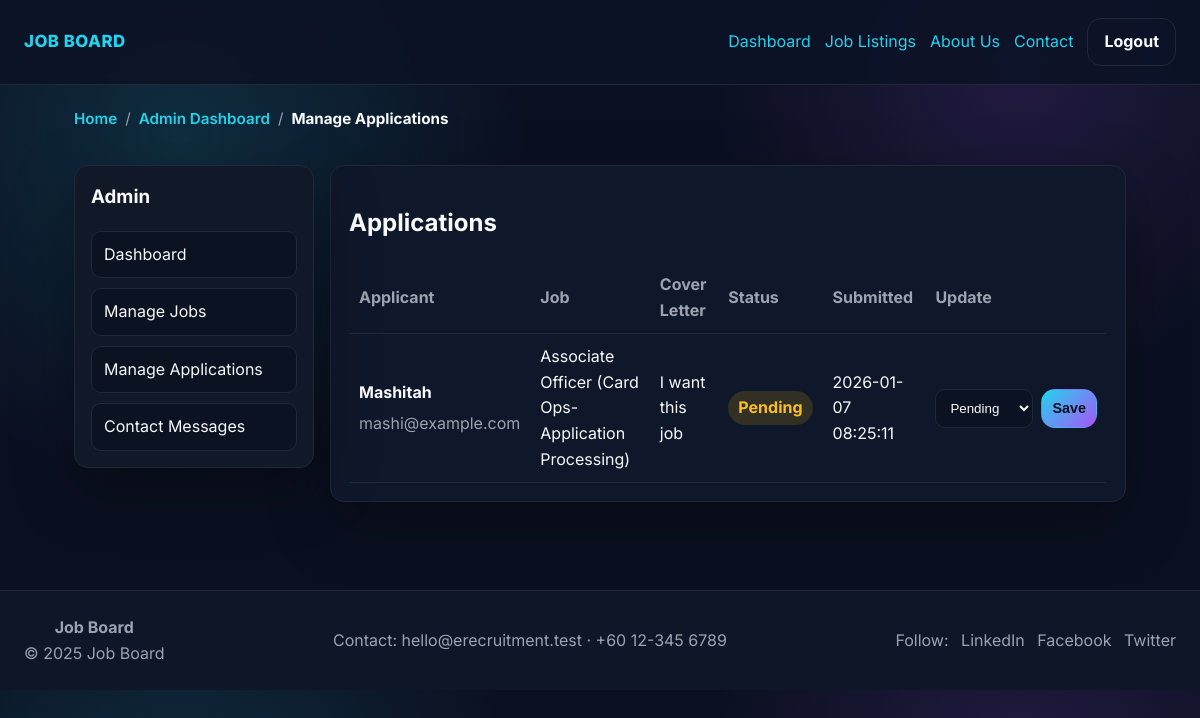
Before: /admin/applications.php (signed in) with the older database file.
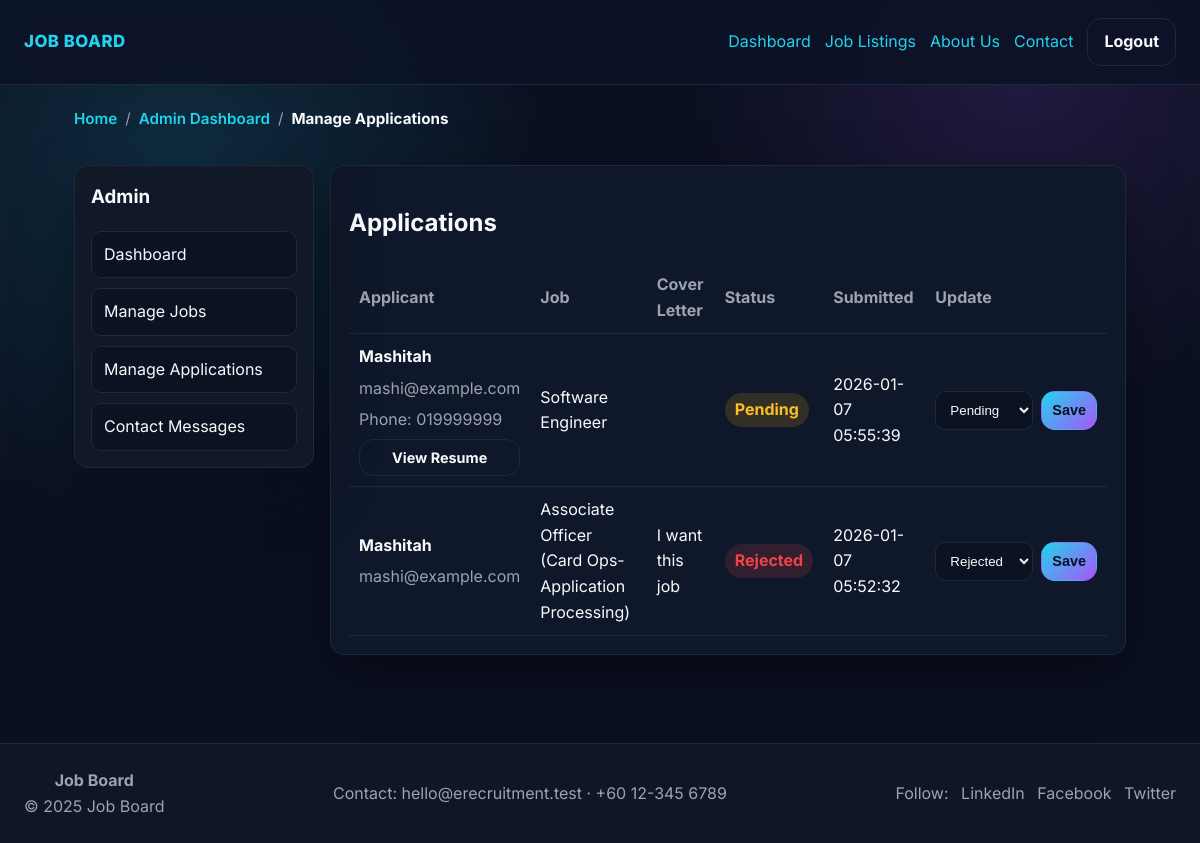
After: the same page with the newer database file.
### tables this page shows
CREATE TABLE `applications` (
  `id` int(11) NOT NULL,
  `user_id` int(11) NOT NULL,
  `job_id` int(11) NOT NULL,
  `cover_letter` text NOT NULL,
  `status` enum('Pending','Accepted','Rejected') NOT NULL DEFAULT 'Pending',
  `created_at` timestamp NOT NULL DEFAULT current_timestamp(),
  `full_name` varchar(255) DEFAULT NULL,
  `email` varchar(120) DEFAULT NULL,
  `phone_number` varchar(50) DEFAULT NULL,
  `resume` varchar(255) DEFAULT NULL,
  `applied_at` timestamp NOT NULL DEFAULT current_timestamp()
);

CREATE TABLE `users` (
  `id` int(11) NOT NULL,
  `name` varchar(100) NOT NULL,
  `email` varchar(120) NOT NULL,
  `password_hash` varchar(255) NOT NULL,
  `role` enum('admin','user') NOT NULL DEFAULT 'user',
  `created_at` timestamp NOT NULL DEFAULT current_timestamp()
);

CREATE TABLE `jobs` (
  `id` int(11) NOT NULL,
  `title` varchar(150) NOT NULL,
  `description` text NOT NULL,
  `salary` varchar(120) DEFAULT NULL,
  `location` varchar(120) DEFAULT NULL,
  `closing_date` date DEFAULT NULL,
  `created_by` int(11) DEFAULT NULL,
  `created_at` timestamp NOT NULL DEFAULT current_timestamp(),
  `requirements` text DEFAULT NULL,
  `benefits` text DEFAULT NULL,
  `company` varchar(150) DEFAULT 'Company'
);

### includes/auth.php (called while the page is built, shortened)
<?php
function h($string)
{
    return htmlspecialchars((string)$string, ENT_QUOTES, 'UTF-8');
}
function base_path()
{
    static $base;
    if ($base !== null) {
        return $base;
    }
    $scriptDir = str_replace('\\', '/', dirname($_SERVER['SCRIPT_NAME'] ?? ''));
    $base = rtrim(preg_replace('#/(admin|user)(/.*)?$#', '', $scriptDir), '/');
    if ($base === '' && !empty($_SERVER['DOCUMENT_ROOT'])) {
        $docRoot = str_replace('\\', '/', realpath($_SERVER['DOCUMENT_ROOT']));
        $appRoot = str_replace('\\', '/', realpath(__DIR__ . '/..'));
        if ($docRoot && $appRoot && strpos($appRoot, $docRoot) === 0) {
            $derived = substr($appRoot, strlen($docRoot));
            $base = rtrim($derived, '/');
        }
    }
    return $base;
}
function url_for($path)
{
    $root = base_path();
    $trimmed = '/' . ltrim($path, '/');
    return ($root === '') ? $trimmed : $root . $trimmed;
}
function current_path()
{
    $uri = parse_url($_SERVER['REQUEST_URI'] ?? '', PHP_URL_PATH);
    $base = base_path();
    $uri = ltrim($uri, '/');
    return $uri;
}
function breadcrumb_trail($currentLabel = null)
{
    $path = current_path();
    $trail = [
        ['label' => 'Home', 'url' => url_for('index.php')],
    ];
    $admin = str_starts_with($path, 'admin/');
    $user = str_starts_with($path, 'user/');
    if ($admin) {
        $trail[] = ['label' => 'Admin Dashboard', 'url' => url_for('admin/index.php')];
        if ($path === 'admin/jobs.php') {
            $trail[] = ['label' => 'Manage Jobs'];
        } elseif ($path === 'admin/applications.php') {
            $trail[] = ['label' => 'Manage Applications'];
        } elseif ($path === 'admin/messages.php') {
            $trail[] = ['label' => 'Contact Messages'];
        } elseif ($path === 'admin/profile.php') {
            $trail[] = ['label' => 'Admin Profile'];
        }
    }
    $deduped = [];
    foreach ($trail as $crumb) {
        $deduped[] = $crumb;
    }
    return $deduped;
}
function current_user()
{
    if (!empty($_SESSION['user'])) {
        return $_SESSION['user'];
    }
    return null;
}

### admin/applications.php (the view, shortened to what this page needs)
<?php
require_once __DIR__ . '/../includes/auth.php';
$stmt = $pdo->query('
    SELECT a.*, u.name AS user_name, u.email AS user_email, j.title, COALESCE(a.applied_at, a.created_at) AS applied_at
    FROM applications a
    JOIN users u ON a.user_id = u.id
    JOIN jobs j ON a.job_id = j.id
    ORDER BY applied_at DESC
');
$applications = $stmt->fetchAll();
?>
<?php include __DIR__ . '/../includes/header.php'; ?>
<div class="layout-shell">
    <aside class="sidebar">
        <h3>Admin</h3>
        <nav>
            <a href="<?php echo h(url_for('admin/index.php')); ?>">Dashboard</a>
            <a href="<?php echo h(url_for('admin/jobs.php')); ?>">Manage Jobs</a>
            <a href="<?php echo h(url_for('admin/applications.php')); ?>">Manage Applications</a>
            <a href="<?php echo h(url_for('admin/messages.php')); ?>">Contact Messages</a>
        </nav>
    </aside>
    <section class="main-panel">
        <h1>Applications</h1>
        <?php if (!$applications): ?>
            <p class="muted">No applications yet.</p>
        <?php else: ?>
            <table>
                <thead>
                <tr>
                    <th>Applicant</th>
                    <th>Job</th>
                    <th>Cover Letter</th>
                    <th>Status</th>
                    <th>Submitted</th>
                    <th>Update</th>
                </tr>
                </thead>
                <tbody>
                <?php foreach ($applications as $app): ?>
                    <tr>
                    <td data-label="Applicant">
                        <div class="stacked">
                            <strong><?php echo h($app['full_name'] ?: $app['user_name']); ?></strong>
                            <span class="muted"><?php echo h($app['email'] ?: $app['user_email']); ?></span>
                            <?php if (!empty($app['phone_number'])): ?>
                                <span class="muted">Phone: <?php echo h($app['phone_number']); ?></span>
                            <?php endif; ?>
                            <?php if (!empty($app['resume'])): ?>
                                <a href="<?php echo h(url_for($app['resume'])); ?>" target="_blank" rel="noopener" class="button small secondary">View Resume</a>
                            <?php endif; ?>
                        </div>
                    </td>
                    <td data-label="Job"><?php echo h($app['title']); ?></td>
                    <td data-label="Cover Letter"><?php echo nl2br(h($app['cover_letter'])); ?></td>
                    <td data-label="Status">
                        <span class="status <?php echo strtolower(h($app['status'])); ?>"><?php echo h($app['status']); ?></span>
                    </td>
                    <td data-label="Submitted"><?php echo h($app['applied_at']); ?></td>
                        <td data-label="Update">
                            <form class="inline-form" method="post">
                                <select name="status">
                                    <?php foreach (['Pending', 'Accepted', 'Rejected'] as $option): ?>
                                        <option value="<?php echo h($option); ?>" <?php if ($app['status'] === $option) echo 'selected'; ?>>
                                            <?php echo h($option); ?>
                                        </option>
                                    <?php endforeach; ?>
                                </select>
                                <button class="button small" type="submit">Save</button>
                            </form>
                        </td>
                    </tr>
                <?php endforeach; ?>
                </tbody>
            </table>
        <?php endif; ?>
    </section>
</div>
<?php include __DIR__ . '/../includes/footer.php'; ?>

### includes/header.php (shortened to what this page needs)
<?php
require_once __DIR__ . '/auth.php';
$user = current_user();
?>
<!doctype html>
<html lang="en">
<head>
    <link rel="stylesheet" href="<?php echo h(url_for('assets/styles.css?v=2')); ?>">
</head>
<body>
<header class="site-header">
    <div class="logo">Job Board</div>
    <nav class="nav-links">
        <?php if ($user && $user['role'] === 'user'): ?>
            <a href="<?php echo h(url_for('user/dashboard.php')); ?>">Dashboard</a>
            <a href="<?php echo h(url_for('listings.php')); ?>">Job Listings</a>
            <a href="<?php echo h(url_for('about.php')); ?>">About Us</a>
            <a href="<?php echo h(url_for('contact.php')); ?>">Contact</a>
            <a href="<?php echo h(url_for('logout.php')); ?>" class="button secondary">Logout</a>
        <?php elseif ($user && $user['role'] === 'admin'): ?>
            <a href="<?php echo h(url_for('admin/index.php')); ?>">Dashboard</a>
            <a href="<?php echo h(url_for('listings.php')); ?>">Job Listings</a>
            <a href="<?php echo h(url_for('about.php')); ?>">About Us</a>
            <a href="<?php echo h(url_for('contact.php')); ?>">Contact</a>
            <a href="<?php echo h(url_for('logout.php')); ?>" class="button secondary">Logout</a>
        <?php endif; ?>
    </nav>
</header>
<?php
$crumbs = breadcrumb_trail($breadcrumb_current ?? null);
if ($crumbs && count($crumbs) > 1): ?>
    <div class="breadcrumbs">
        <?php foreach ($crumbs as $i => $crumb): ?>
            <?php if (!empty($crumb['url']) && $i !== count($crumbs) - 1): ?>
                <a href="<?php echo h($crumb['url']); ?>"><?php echo h($crumb['label']); ?></a>
            <?php else: ?>
                <span class="crumb-current"><?php echo h($crumb['label']); ?></span>
            <?php endif; ?>
            <?php if ($i !== count($crumbs) - 1): ?>
                <span class="crumb-sep">/</span>
            <?php endif; ?>
        <?php endforeach; ?>
    </div>
<?php endif; ?>
<main class="page">

### includes/footer.php
</main>
<footer class="site-footer">
    <div class="footer-content">
        <div>
            <strong>Job Board</strong><br>
            <span class="muted">&copy; 2025 Job Board</span>
        </div>
        <div>
            <span class="muted">Contact: hello@erecruitment.test · +60 12-345 6789</span>
        </div>
        <div class="footer-social muted">
            <span>Follow:</span>
            <span>LinkedIn</span>
            <span>Facebook</span>
            <span>Twitter</span>
        </div>
    </div>
</footer>
</body>
</html>

### assets/styles.css (style rules this page uses)
:root { --bg: #0b1021; --panel: #0f172a; --panel-2: #111827; --accent: #22d3ee; --accent-2: #a855f7; --text: #f8fafc; --muted: #9ca3af; --danger: #ef4444; --success: #22c55e; --border: #1f2937; --radius: 14px; --shadow: 0 20px 60px rgba(0, 0, 0, 0.35); --transition: 180ms ease; font-family: 'Inter', 'Segoe UI', system-ui, -apple-system, sans-serif; }
*, *::before, *::after { box-sizing: border-box; }
body { margin: 0; background: radial-gradient(circle at 15% 20%, rgba(34, 211, 238, 0.15), transparent 30%), radial-gradient(circle at 85% 10%, rgba(168, 85, 247, 0.14), transparent 26%), var(--bg); color: var(--text); line-height: 1.6; }
a { color: var(--accent); text-decoration: none; transition: color var(--transition); }
.site-header { display: flex; align-items: center; justify-content: space-between; padding: 18px 24px; background: rgba(12, 19, 39, 0.92); backdrop-filter: blur(10px); border-bottom: 1px solid var(--border); position: sticky; top: 0; z-index: 10; }
.logo { font-weight: 800; letter-spacing: 0.5px; color: var(--accent); text-transform: uppercase; font-size: 1.05rem; }
.nav-links { display: flex; align-items: center; gap: 14px; flex-wrap: wrap; }
.button { display: inline-flex; align-items: center; justify-content: center; padding: 10px 16px; border-radius: var(--radius); border: 1px solid transparent; background: linear-gradient(135deg, var(--accent), var(--accent-2)); color: #0b1021; font-weight: 700; cursor: pointer; transition: transform var(--transition), box-shadow var(--transition), filter var(--transition); }
.button.secondary { background: transparent; color: var(--text); border: 1px solid var(--border); }
.button.small { padding: 6px 10px; font-size: 0.9rem; }
.page { max-width: 1100px; padding: 24px; margin: 0 auto 64px auto; }
.muted { color: var(--muted); }
form { display: grid; gap: 12px; }
input, textarea, select { padding: 10px; border-radius: 10px; border: 1px solid var(--border); background: #0b1222; color: var(--text); transition: border-color var(--transition), box-shadow var(--transition); }
table { width: 100%; border-collapse: collapse; margin-top: 10px; }
th, td { padding: 10px; border-bottom: 1px solid var(--border); text-align: left; }
th { color: var(--muted); font-weight: 700; }
.status { padding: 4px 10px; border-radius: 999px; font-weight: 700; display: inline-flex; gap: 6px; align-items: center; }
.status.pending { background: rgba(248, 180, 0, 0.15); color: #fbbf24; }
.status.rejected { background: rgba(239, 68, 68, 0.15); color: var(--danger); }
.site-footer { text-align: center; padding: 24px; color: var(--muted); border-top: 1px solid var(--border); background: rgba(15, 23, 42, 0.9); }
.stacked { display: flex; flex-direction: column; gap: 6px; }
.inline-form { display: inline-flex; gap: 8px; }
.layout-shell { display: grid; grid-template-columns: 240px 1fr; gap: 16px; }
.sidebar { background: var(--panel-2); border: 1px solid var(--border); border-radius: var(--radius); padding: 16px; box-shadow: var(--shadow); position: sticky; top: 80px; height: fit-content; }
.sidebar h3 { margin-top: 0; }
.sidebar nav { display: grid; gap: 10px; }
.sidebar a { padding: 10px 12px; border-radius: 10px; background: #0b1222; border: 1px solid var(--border); color: var(--text); transition: background var(--transition), transform var(--transition); }
.main-panel { background: var(--panel); border: 1px solid var(--border); border-radius: var(--radius); padding: 18px; box-shadow: var(--shadow); }
.breadcrumbs { max-width: 1100px; margin: 12px auto 0 auto; padding: 10px 24px; display: flex; flex-wrap: wrap; gap: 8px; align-items: center; color: var(--muted); font-size: 0.95rem; }
.breadcrumbs a { color: var(--accent); font-weight: 600; }
.crumb-current { color: var(--text); font-weight: 700; }
.crumb-sep { color: var(--muted); }
.footer-content { display: flex; justify-content: space-between; align-items: center; flex-wrap: wrap; gap: 12px; }
.footer-social span + span { margin-left: 8px; }

Changed rows visible on the page:
added applications: full_name "Mashitah", email "mashi@example.com", phone_number "019999999", job.title "Software Engineer", status "Pending", applied_at "2026-01-07 05:55:39"
changed applications "I want this job": status "Pending" → "Rejected"; applied_at "2026-01-07 08:25:11" → "2026-01-07 05:52:32"
